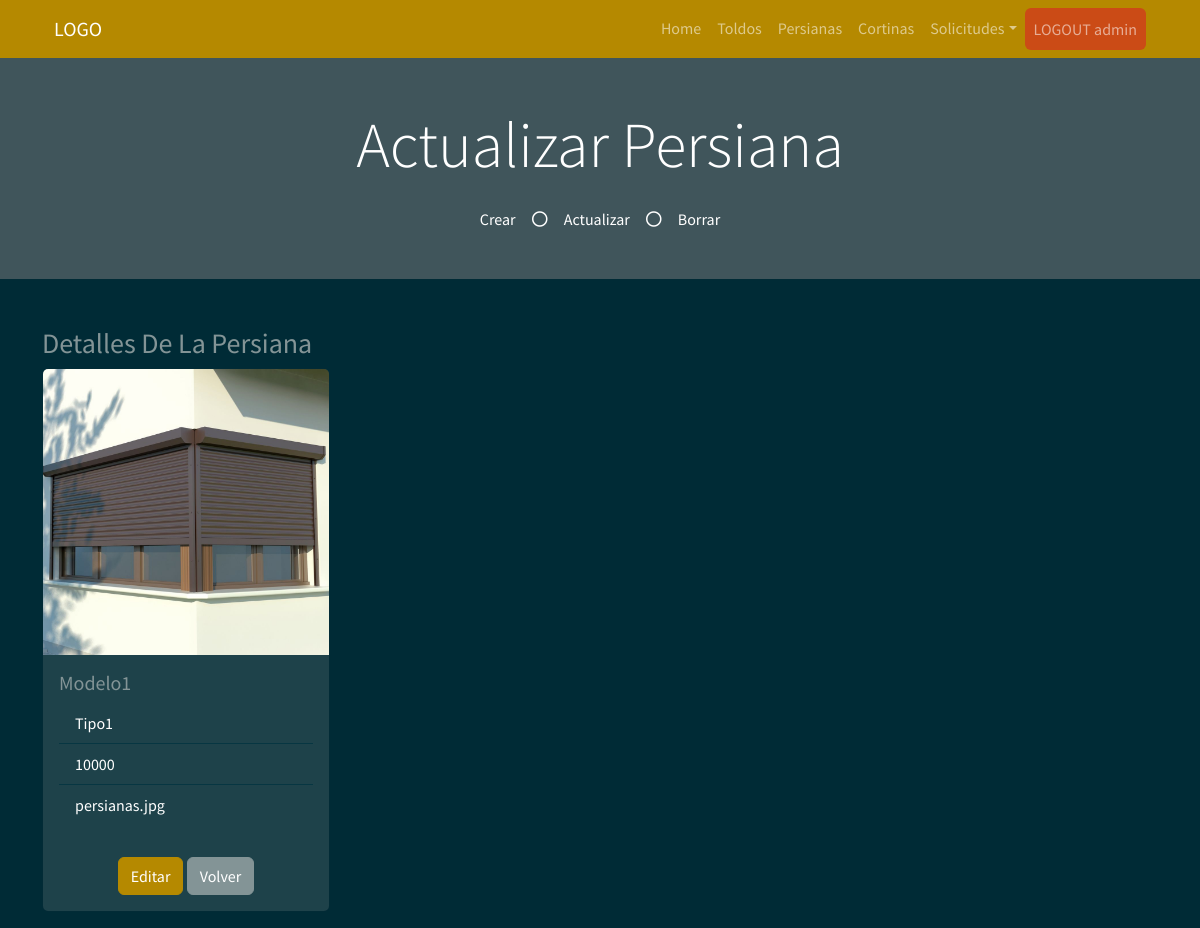
/update_persiana/1 (signed in), run on the app's committed database.
### myapp/models.py (models this page shows)
    class Persiana(db.Model):
        __tablename__ = "Persiana"  # Nombre de la tabla que se crea
        Persiana_id = db.Column("persiana_id", db.Integer, Sequence(
            'persiana_id_seq'),  primary_key=True)
        Modelo = db.Column(db.String(20))
        Tipo = db.Column(db.String(30))
        Dimensiones = db.Column(db.String(30))
        Imagen = db.Column(db.String(30))

### myapp/views.py (the view, shortened to what this page needs)
    @app.route("/update_persiana/<int:Persiana_id>", methods=["GET", "POST"])
    def updtae_persiana(Persiana_id: int):
        if request.method == "GET":
            read_persiana = db_access["read_persiana"]
            persiana = read_persiana(Persiana_id)
            usuario = session['usuario']
            usu = usuario
            return render_template("admin/persianas/update_persiana.html", persiana=persiana, usu=usu)

### myapp/templates/admin/persianas/update_persiana.html (shortened to what this page needs)
<!DOCTYPE html>
<html>
<head>
    <link href="https://cdn.jsdelivr.net/npm/bootstrap@5.1.3/dist/css/bootstrap.min.css" rel="stylesheet"
>
    <link rel="stylesheet" href="../static/style/bootstrap.min(8).css">
</head>
<body>
    {% include 'includes/navbar.html' %}
    <div class="jumbotron jumbotron-fluid bg-jumbotron" style=" background-color: rgba(128, 128, 128, 0.5);">
        <div class="container text-center py-5">
            <h3 class="text-white display-3 mb-4">Actualizar Persiana</h3>
            <div class="d-inline-flex align-items-center text-white">
                <p class="m-0">Crear</p>
                <i class="far fa-circle px-3"></i>
                <p class="m-0">Actualizar</p>
                <i class="far fa-circle px-3"></i>
                <p class="m-0">Borrar</p>
            </div>
        </div>
    </div>
    <div class="container">
        <div class="row mt-5 ">
            <div class="col-4">
                <p class="list-group">
                <h3>Detalles De La Persiana</h3>
                <div class="card" style="width: 18rem;">
                    <img src="../static/style/img/{{persiana.Imagen}}" class="card-img-top" alt="...">
                    <div class="card-body">
                        <h5 class="card-title">
                            {{persiana.Modelo}}
                        </h5>
                        <ul class="list-group list-group-flush">
                            <li class="list-group-item">
                                {{persiana.Tipo}}
                            </li>
                            <li class="list-group-item">
                                {{persiana.Dimensiones}}
                            </li>
                            <li class="list-group-item">
                                {{persiana.Imagen}}
                            </li>
                        </ul>
                    </div>
                    <div class="card-body mx-auto">
                        <form method="POST">
                            <button type="button" class="btn btn-primary" data-bs-target="#form"
                                data-bs-toggle="collapse">Editar</button>
                            <a class="btn btn-secondary" href="/persiana">Volver</a>
                        </form>
                    </div>
                </div>
                </p>
            </div>
        </div>
    </div>
</body>
</html>

### data on the page
Persiana: Imagen (picture), Modelo "Modelo1", Tipo "Tipo1", Dimensiones "10000", Imagen "persianas.jpg"

### other printed values
{{ usu }} "admin"
